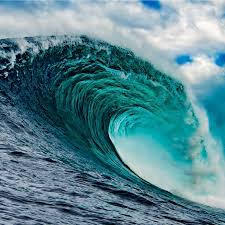
#> input picture Chapter_7/wave.jpeg, 225 x 225 px
$ python color_histograms.py --image wave.jpeg
#> lines starting #> are read from the running program, lines starting #| are printed output that depends on the picture
from __future__ import print_function
from matplotlib import pyplot as plt
import numpy as np
import cv2
import argparse

# Loading image
ap = argparse.ArgumentParser()
ap.add_argument("-i", "--image", required = True, help = "Path to the image")
args = vars(ap.parse_args())

image = cv2.imread(args["image"])
#> image is the input picture: shape (225, 225, 3); mean B, G, R 144.4, 133.9, 89.2
cv2.imshow("Original", image)

# Creating and displaying the histogram
chans = cv2.split(image)
colors = ["b", "g", "r"]
plt.figure()
plt.title("'Flattened' Color Histogram")
plt.xlabel("Bins")
plt.ylabel("# of Pixels")

for i in range(3):
	hist = cv2.calcHist([chans[i]], [0], None, [256], [0, 256])
	plt.plot(hist, color = colors[i])
	plt.xlim([0, 256])

plt.show()
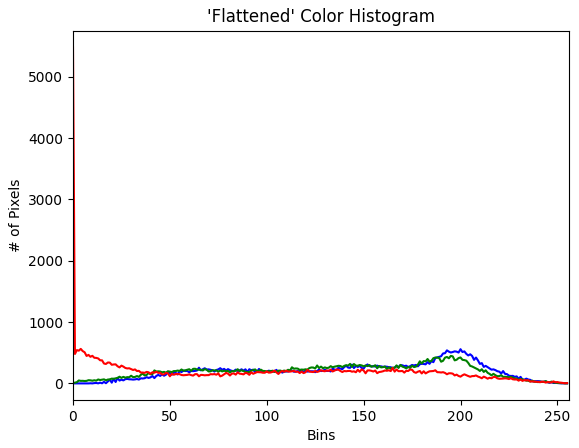
#> figure drawn by matplotlib, 1 panel; curve peaks at x = 200, y = 558; curve peaks at x = 195, y = 448; curve peaks at x = 0, y = 5481

# 2-D histograms
fig = plt.figure()

ax = fig.add_subplot(131)
hist = cv2.calcHist([chans[1], chans[0]], [0, 1], None, [32, 32], [0, 256, 0, 256])
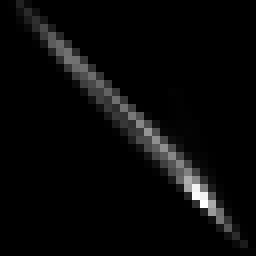
#> hist: shape (32, 32) float32 (shown 8 times larger); min 0, max 1348, mean 49.4; drawn with min black and max white
p = ax.imshow(hist, interpolation = "nearest")
ax.set_title("2D Color Histogram for G and B")
plt.colorbar(p)

ax = fig.add_subplot(132)
hist = cv2.calcHist([chans[1], chans[2]], [0, 1], None, [32, 32], [0, 256, 0, 256])
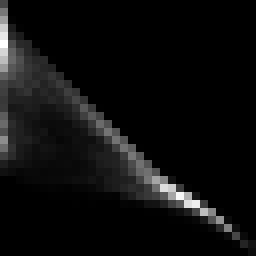
#> hist: shape (32, 32) float32 (shown 8 times larger); min 0, max 895, mean 49.4; drawn with min black and max white
p = ax.imshow(hist, interpolation = "nearest")
ax.set_title("2D Color Histogram for G and R")
plt.colorbar(p)

ax = fig.add_subplot(133)
hist = cv2.calcHist([chans[0], chans[2]], [0, 1], None, [32, 32], [0, 256, 0, 256])
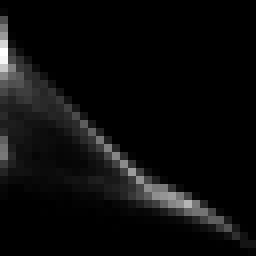
#> hist: shape (32, 32) float32 (shown 8 times larger); min 0, max 1041, mean 49.4; drawn with min black and max white
p = ax.imshow(hist, interpolation = "nearest")
ax.set_title("2D Color Histogram for B and R")
plt.colorbar(p)

print("2D histogram shape: {}, with {} values".format(hist.shape, hist.flatten().shape[0]))
#| 2D histogram shape: (32, 32), with 1024 values

# 3-D histogram (can't visualize)
hist = cv2.calcHist([image], [0, 1, 2], None, [32, 32, 32], [0, 256, 0, 256, 0, 256])

print("3D histogram shape: {}, with {} values".format(hist.shape, hist.flatten().shape[0]))
#| 3D histogram shape: (32, 32, 32), with 32768 values

plt.show()
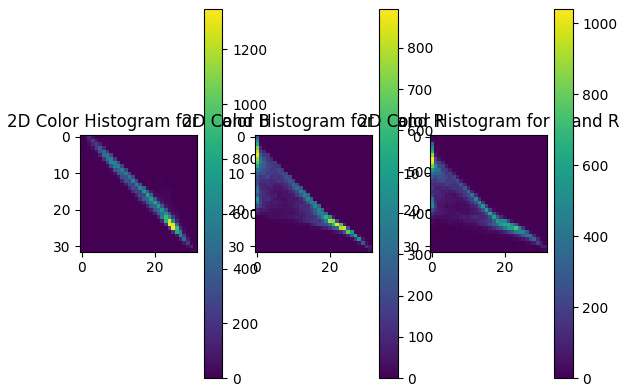
#> figure drawn by matplotlib, 6 panels

cv2.waitKey(0)
